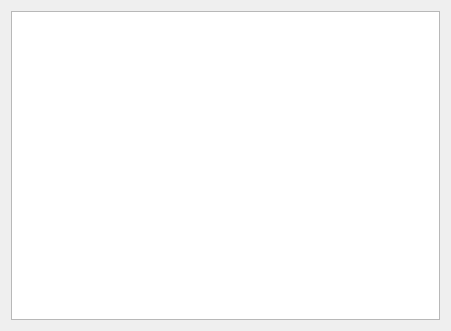
<?xml version="1.0" encoding="UTF-8"?>
<ui version="4.0">
 <class>Widget</class>
 <widget class="QWidget" name="Widget">
  <property name="geometry">
   <rect>
    <x>0</x>
    <y>0</y>
    <width>451</width>
    <height>331</height>
   </rect>
  </property>
  <property name="windowTitle">
   <string>Widget</string>
  </property>
  <layout class="QVBoxLayout" name="verticalLayout">
   <item>
    <widget class="QTableWidget" name="tableWidget"/>
   </item>
  </layout>
 </widget>
 <resources/>
 <connections/>
</ui>
